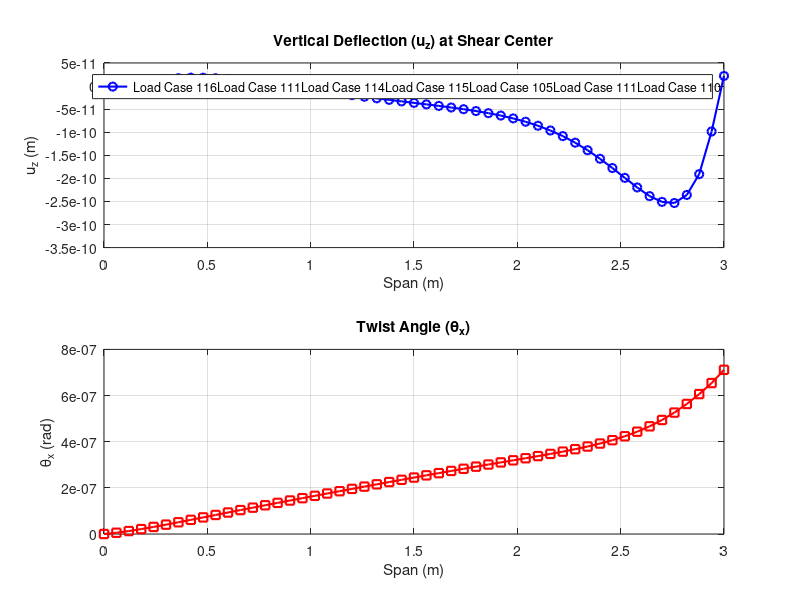

Source code (MATLAB): (Note: this script raises an error after producing the figure.)
%% PART II - SHELL MODELLING
% Gerard Martínez Vilella
% David Rodríguez Gonzalez
% Useful commands to initialize script
clear
close all
clc

%% DATA
problem_type = 'torsion'; % bending or torsion
Nm = 6; % Number of modes to extract

% Dimensions and Material Properties
E = 75e9; % Pa
v_poisson = 0.3;
rho = 2200; % kg/m3

% Load definition
F_load = 1; % N (Force)
T_load = 1; % Nm (Torque)

% Geometric definitions
c = 0.85; b = 3;
y0 = 0.924; %m
y1 = 0.125; %m
y2 = 0.475; %m
yc = 0.285; %m % Shear center approx
h1 = 35e-3; %m
h2 = 30e-3; %m
h3 = 25e-3; %m

%% PREPROCESS
% Load mesh data
% Ensure 'shell.mat' exists in your path
try
    load('shell.mat','xn','Tn','Tm','indRoot','indPointA','indPointB','indSpar1','indSpar2');
catch
    error('File shell.mat not found. Please ensure the mesh file is in the directory.');
end

N_elements = size(Tn,1);
N_nodes = size(xn,1);
Ndof = 6 * N_nodes;

% --- 1. Define Boundary Conditions (Up) ---
% Fix all 6 DOFs at the root nodes
% Vectorized approach for efficiency
Up = zeros(length(indRoot)*6, 3);
idx = 1;
for i = 1:length(indRoot)
    for dof = 1:6
        Up(idx,:) = [0, indRoot(i), dof]; % Displacement, Node, DOF
        idx = idx + 1;
    end
end

% --- 2. Define Loads (Fe) ---
% Calculate load distribution based on geometry
Fa_shear = F_load * ((y2-yc)/(y2-y1));
Fb_shear = F_load * ((yc-y1)/(y2-y1));
Fa_torque = -T_load / (y2-y1);
Fb_torque = T_load / (y2-y1);

switch(problem_type)
    case 'bending' % Bending
        % Force in Z (DOF 3)
        Fe = [Fa_shear, indPointA, 3;
              Fb_shear, indPointB, 3];
    case 'torsion' % Torsion
        % Force in Z (DOF 3) creating a couple
        Fe = [Fa_torque, indPointA, 3;
              Fb_torque, indPointB, 3];
end

% Placeholder for distributed/body forces (empty as per reference)
Pe = zeros(0,3); 
Be = zeros(0,3);

% Property Vectors based on material index Tm
% Assuming Tm maps to: 1=h1, 2=h2, 3=h3
h_vals = [h1; h2; h3];
h_vector = h_vals(Tm);
E_vector = repmat(E, N_elements, 1);
v_vector = repmat(v_poisson, N_elements, 1);
rho_vector = repmat(rho, N_elements, 1);

%% SOLVER
if 1 % Set to 1 to (re)compute, 0 to load
    fprintf('--- Starting Matrix Assembly ---\n');
    
    K = sparse(Ndof, Ndof);
    M = sparse(Ndof, Ndof);
    
    % Pre-computations for Gauss integration (MITC4 / Q4 Shell logic)
    % Standard linear shape function derivatives for Q4
    a_coef = [-1 1 1 -1];
    b_coef = [-1 -1 1 1];
    
    % Integration points for Mass and Bending (2x2 Gauss)
    xi4 = [-1 1 1 -1]/sqrt(3);
    nu4 = [-1 -1 1 1]/sqrt(3);
    w4 = [1 1 1 1];
    
    for e = 1:N_elements
        % --- 1. Local Coordinate System (R) ---
        % Nodes: 1-2-3-4
        x_e = xn(Tn(e,:), :); % 4x3 coordinates
        
        % Vectors for local axes
        v13 = x_e(3,:) - x_e(1,:);
        v24 = x_e(4,:) - x_e(2,:);
        Normal = cross(v13, v24); 
        k_dir = (Normal / norm(Normal))'; % Normal to element (local z)
        
        % Local x (i_dir) approx aligned with 1-2 or midpoints
        v_bisect = (x_e(2,:) + x_e(3,:) - x_e(4,:) - x_e(1,:)) / 2;
        i_dir = (v_bisect / norm(v_bisect))';
        j_dir = cross(k_dir, i_dir); % Local y
        
        % Rotation Matrix (3x3) -> Expanded to (24x24)
        Rp = [i_dir, j_dir, k_dir]; % 3x3 global to local
        % Full element rotation matrix (blkdiag logic manually implemented for speed)
        % Note: The reference code assumes 5 local DOFs + drilling, mapped to 6 global
        % But actually constructs a 24x24 matrix (4 nodes * 6 dofs)
        
        % Usually R maps Global U to Local U. u_local = R' * u_global ?
        % The reference defines Rp such that [u_local] = Rp' * [u_global]
        % Let's build the 3x3 block:
        R_block = blkdiag(Rp', Rp'); % 6x6 block (Rotation for u and theta)
        % Actually, usually we rotate the stiffness: K_global = R * K_local * R'
        % The reference creates a matrix R of size 20x24. 
        % 5 local DOFs (u,v,w, th_x, th_y) per node -> 20 rows
        % 6 global DOFs per node -> 24 columns.
        % This implies the local formulation ignores the "drilling" rotation initially.
        
        % Reconstructing Reference Logic exactly:
        R_node = zeros(5,6);
        R_node(1:3, 1:3) = Rp'; % Rotates displacements
        R_node(4:5, 4:6) = Rp(:,1:2)'; % Rotates rotations (takes only local x,y components)
        
        R_ele = zeros(20,24);
        for n = 1:4
            R_ele( (n-1)*5+(1:5), (n-1)*6+(1:6) ) = R_node;
        end
        
        % --- 2. Stiffness Matrices ---
        
        % A) Shear Stiffness (Ks) - Reduced integration / MITC assumptions
        % Center point (xi=0, nu=0) evaluation for shear (avoid locking)
        J_center = zeros(2,2);
        for n=1:4
            dNi_dxi = [a_coef(n); b_coef(n)]/4;
            J_center = J_center + dNi_dxi * x_e(n,:) * [i_dir, j_dir];
        end
        detJ = det(J_center);
        invJ = inv(J_center);
        
        Bs = zeros(2, 20); % 2 strains (gamma_xz, gamma_yz), 20 DOFs
        for n=1:4
            % Derivatives of N mapped to physical x,y
            dN_phys = invJ * [a_coef(n); b_coef(n)]/4; 
            N_val = 1/4; % at center
            
            % Shear B-matrix part for node n
            % Local DOFs: [u, v, w, th_x, th_y]
            % Strain-disp: gamma_xz = dw/dx + th_y ... gamma_yz = dw/dy - th_x
            % (Check specific element formulation signs)
            % Reference:
            % Row 1 (xz): N,x * w + N * th_y 
            % Row 2 (yz): N,y * w - N * th_x
            
            col_idx = (n-1)*5 + (1:5);
            %              u v  w           th_x    th_y
            Bs(1, col_idx) = [0 0 dN_phys(1)  0       N_val];
            Bs(2, col_idx) = [0 0 dN_phys(2) -N_val   0    ];
        end
        
        Cs = eye(2) * 5/6 * E_vector(e)*h_vector(e) / (2*(1+v_vector(e))); % Shear modulus * Area * k
        Ks = (4 * detJ) * (R_ele' * Bs' * Cs * Bs * R_ele); % Area = 4*detJ roughly
        
        % B) Membrane (Km) and Bending (Kb) + Mass (Me) - Full integration
        Km = sparse(24,24);
        Kb = sparse(24,24);
        Me = sparse(24,24);
        
        C_membrane = E_vector(e)*h_vector(e)/(1-v_vector(e)^2) * ...
                     [1 v_vector(e) 0; v_vector(e) 1 0; 0 0 (1-v_vector(e))/2];
                 
        C_bending  = E_vector(e)*h_vector(e)^3/(12*(1-v_vector(e)^2)) * ...
                     [1 v_vector(e) 0; v_vector(e) 1 0; 0 0 (1-v_vector(e))/2];
                 
        rho_mat_base = rho_vector(e)*h_vector(e)*diag([1 1 1 h_vector(e)^2/12 h_vector(e)^2/12]);

        for k = 1:4 % Loop over 4 Gauss points
            % Shape functions and derivatives at Gauss point k
            xi = xi4(k); nu = nu4(k);
            
            J = zeros(2,2);
            N = zeros(1,4);
            dN_dxi = zeros(2,4);
            
            for n=1:4
                val = (1 + a_coef(n)*xi)*(1 + b_coef(n)*nu)/4;
                dval_dxi = a_coef(n)*(1 + b_coef(n)*nu)/4;
                dval_dnu = b_coef(n)*(1 + a_coef(n)*xi)/4;
                
                N(n) = val;
                dN_dxi(:,n) = [dval_dxi; dval_dnu];
                
                J = J + dN_dxi(:,n) * x_e(n,:) * [i_dir, j_dir];
            end
            
            detJ_k = det(J);
            dN_phys = J \ dN_dxi; % 2x4
            
            Bm = zeros(3, 20); % Membrane strains
            Bb = zeros(3, 20); % Curvatures
            N_mat = zeros(5, 20); % Mass interpolation
            
            for n=1:4
                col = (n-1)*5 + (1:5);
                % Membrane [du/dx; dv/dy; du/dy+dv/dx]
                Bm(1, col) = [dN_phys(1,n) 0 0 0 0];
                Bm(2, col) = [0 dN_phys(2,n) 0 0 0];
                Bm(3, col) = [dN_phys(2,n) dN_phys(1,n) 0 0 0];
                
                % Bending [dth_y/dx; -dth_x/dy; dth_y/dy - dth_x/dx]
                % Note: Assuming th_x is rot about x, th_y about y.
                % Reference logic check:
                % Row 1: d(th_y)/dx -> col 5
                % Row 2: -d(th_x)/dy -> col 4
                Bb(1, col) = [0 0 0  0             dN_phys(1,n)];
                Bb(2, col) = [0 0 0 -dN_phys(2,n)  0           ];
                Bb(3, col) = [0 0 0 -dN_phys(1,n)  dN_phys(2,n)];
                
                % Mass matrix shape function
                N_mat(:, col) = N(n) * eye(5);
            end
            
            dV = w4(k) * detJ_k;
            
            Km = Km + dV * (R_ele' * Bm' * C_membrane * Bm * R_ele);
            Kb = Kb + dV * (R_ele' * Bb' * C_bending * Bb * R_ele);
            Me = Me + dV * (R_ele' * N_mat' * rho_mat_base * N_mat * R_ele);
        end
        
        % Assemble Element
        K_el = Ks + Km + Kb;
        
        % Global Indices
        Idof = [];
        for n=1:4
            Idof = [Idof, 6*(Tn(e,n)-1) + (1:6)];
        end
        
        K(Idof, Idof) = K(Idof, Idof) + K_el;
        M(Idof, Idof) = M(Idof, Idof) + Me;
    end
    
    % --- 3. Drilling Rotation Stabilization (Kr) ---
    % Add artificial stiffness for the 6th DOF (Rotation about normal Z)
    % otherwise the matrix is singular for flat shells.
    fprintf('Applying Drilling Rotation Stiffness...\n');
    % Calculate node normals
    Normal_Node = zeros(N_nodes, 3);
    for e=1:N_elements
        v13 = xn(Tn(e,3),:) - xn(Tn(e,1),:);
        v24 = xn(Tn(e,4),:) - xn(Tn(e,2),:);
        n_ele = cross(v13, v24);
        n_ele = n_ele / norm(n_ele);
        for i=1:4
            Normal_Node(Tn(e,i), :) = Normal_Node(Tn(e,i), :) + n_ele;
        end
    end
    
    Kr = sparse(Ndof, Ndof);
    alpha_coeff = 1e-3 * E * h1; % Small stiffness coefficient
    
    for e=1:N_elements
        % Re-calculate element normal
        v13 = xn(Tn(e,3),:) - xn(Tn(e,1),:);
        v24 = xn(Tn(e,4),:) - xn(Tn(e,2),:);
        n_ele = cross(v13, v24);
        Area = norm(n_ele)/2;
        n_ele = n_ele / norm(n_ele);
        
        for i=1:4
            node = Tn(e,i);
            n_node = Normal_Node(node, :) / norm(Normal_Node(node, :));
            
            % Check alignment. If element normal is close to node normal (smooth area)
            % add stiffness to drilling dof.
            alignment = dot(n_ele, n_node);
            
            % If reasonably flat (alignment ~ 1), add penalty
            if abs(alignment) > 0.9
                % Project stiffness onto global DOFs [th_x, th_y, th_z]
                % Local drilling is rotation about n_ele
                % Stiffness matrix part: k * (n_ele * n_ele')
                K_rot_penalty = (alpha_coeff * Area) * (n_ele' * n_ele);
                
                idx_rot = 6*(node-1) + (4:6);
                Kr(idx_rot, idx_rot) = Kr(idx_rot, idx_rot) + K_rot_penalty;
            end
        end
    end
    K = K + Kr;

    save('shell_matrices.mat','K','M'); 
    fprintf('System Matrices Computed and Saved.\n');
else
    load('shell_matrices.mat','K','M');
    fprintf('System Matrices Loaded.\n');
end

% --- 4. Apply Boundary Conditions and Solve ---
fprintf('Solving Static System...\n');

% Construct Global Force Vector
F_global = zeros(Ndof, 1);
for i = 1:size(Fe,1)
    node = Fe(i,2);
    dof = Fe(i,3);
    val = Fe(i,1);
    idx = 6*(node-1) + dof;
    F_global(idx) = F_global(idx) + val;
end

% Partition
prescribed_dofs = 6*(Up(:,2)-1) + Up(:,3);
free_dofs = setdiff(1:Ndof, prescribed_dofs);

% Solve U
U = zeros(Ndof, 1);
U(prescribed_dofs) = Up(:,1); % Non-zero prescribed displacements if any

% F_free_eff = F_free - K_fp * U_p
F_eff = F_global(free_dofs) - K(free_dofs, prescribed_dofs) * U(prescribed_dofs);
U(free_dofs) = K(free_dofs, free_dofs) \ F_eff;

fprintf('Static Solution Complete.\n');

% --- 5. Modal Analysis ---
fprintf('Performing Modal Analysis...\n');
n_modes_calc = min(Nm + 4, length(free_dofs)); % Calculate a few more for stability
[V_red, D_red] = eigs(K(free_dofs, free_dofs), M(free_dofs, free_dofs), n_modes_calc, 'sm');

[frequencies, sort_idx] = sort(sqrt(diag(D_red))/(2*pi));
V_red = V_red(:, sort_idx);

% Reconstruct full eigenvectors
Phi = zeros(Ndof, n_modes_calc);
Phi(free_dofs, :) = V_red;
freq = frequencies(1:Nm); % Keep requested number

fprintf('Natural Frequencies (Hz):\n');
disp(freq);

%% POSTPROCESS
save('shell_results.mat');

% --- 1. Spanwise Calculation (Specific Request) ---
% Extract results along spars
n_pts = size(indSpar1,1);
res_z = zeros(n_pts,1);
res_theta = zeros(n_pts,1);
res_x = xn(indSpar1, 1);

for i=1:n_pts
    node1 = indSpar1(i);
    node2 = indSpar2(i);
    
    idx1_z = 6*(node1-1) + 3;
    idx2_z = 6*(node2-1) + 3;
    
    uz1 = U(idx1_z);
    uz2 = U(idx2_z);
    
    % Twist (angle between spars)
    % theta ~ (uz_rear - uz_front) / distance_y
    % Or strictly from rotation DOFs if reliable. Let's use displacements as per reference logic.
    dist_y = y2 - y1;
    theta_val = (uz2 - uz1) / dist_y;
    
    % Vertical deflection at Shear Center (extrapolated)
    % z_sc = z1 + theta * (y_sc - y1)
    z_sc = uz1 + theta_val * (yc - y1);
    
    res_z(i) = z_sc;
    res_theta(i) = theta_val;
end

% Plot Spanwise Results
figure('Name','Spanwise Results');
subplot(2,1,1);
plot(res_x, res_z, 'b-o', 'LineWidth', 1.5);
title('Vertical Deflection (u_z) at Shear Center');
xlabel('Span (m)'); ylabel('u_z (m)'); grid on;
legend(sprintf('Load Case %d', problem_type));

subplot(2,1,2);
plot(res_x, res_theta, 'r-s', 'LineWidth', 1.5);
title('Twist Angle (\theta_x)');
xlabel('Span (m)'); ylabel('\theta_x (rad)'); grid on;

% --- 2. 3D Visualizations using requested functions ---

% Plot Deformed Shape
scale_factor = 0.1 * max(abs(xn(:,1))) / max(abs(U(3:6:end))); % Auto-scale approx
if isnan(scale_factor), scale_factor=1; end
fprintf('Plotting deformed shape with scale factor: %.2f\n', scale_factor);
plotDeformed('Shell Static Deformation', xn, Tn, U, scale_factor);

% Plot Modes
imodes = 1:min(6, Nm);
plotModes('Modes Shapes', Phi, freq, imodes);


% MODE ANALYSIS
%% --- Modal postprocess (Part II requirement): ubar_y, ubar_z, thetabar_x vs span ---

n_pts = length(indSpar1);
x_span = xn(indSpar1,1);
dist_y = (y2 - y1);

for k = 1:Nm   % or for k = 1:n_modes_calc if you prefer
    % Modal vector (full size Ndof)
    phi = Phi(:,k);

    ubar_y = zeros(n_pts,1);
    ubar_z = zeros(n_pts,1);
    thetabar_x = zeros(n_pts,1);

    for i = 1:n_pts
        n1 = indSpar1(i);   % front spar node index at station i
        n2 = indSpar2(i);   % rear spar node index at station i

        uy1 = phi(6*(n1-1) + 2);
        uy2 = phi(6*(n2-1) + 2);

        uz1 = phi(6*(n1-1) + 3);
        uz2 = phi(6*(n2-1) + 3);

        % Averages / twist (statement formulas)
        ubar_y(i) = 0.5*(uy1 + uy2);
        thetabar_x(i) = (uz2 - uz1) / dist_y;
        ubar_z(i) = uz1 + thetabar_x(i)*(yc - y1);
    end

    % Normalize for visualization (optional, same reason as Part I)
    scale = max(abs([ubar_y; ubar_z; thetabar_x])) + eps;
    ubar_y = ubar_y/scale;
    ubar_z = ubar_z/scale;
    thetabar_x = thetabar_x/scale;

    figure;
    subplot(3,1,1); plot(x_span, ubar_y, 'LineWidth', 1.5); grid on;
    ylabel('$\bar{u}_y$', 'Interpreter','latex', 'FontSize', 16);

    subplot(3,1,2); plot(x_span, ubar_z, 'LineWidth', 1.5); grid on;
    ylabel('$\bar{u}_z$', 'Interpreter','latex', 'FontSize', 16);

    subplot(3,1,3); plot(x_span, thetabar_x, 'LineWidth', 1.5); grid on;
    ylabel('$\bar{\theta}_x$', 'Interpreter','latex', 'FontSize', 16);
    xlabel('Span $x$ [m]', 'Interpreter','latex', 'FontSize', 16);

    sgtitle(sprintf('Mode %d (f = %.2f Hz)', k, freq(k)));
end


% MODE ANALYSYS


%% MODIFIED PLOT MODES AND PLOTDEFORMED

function plotDeformed(plotName, xn, Tn, u, scale)
    % xn : [Nnodes x 3]
    % Tn : [Nelem x 4]
    % u  : [Ndof x 1]
    
    figure('Name', plotName, 'NumberTitle', 'off', 'Color', 'w');
    
    % Extract displacements
    ux = u(1:6:end);
    uy = u(2:6:end);
    uz = u(3:6:end);
    
    % Deformed coordinates
    xn_def = xn + scale * [ux, uy, uz];
    
    % Plot undeformed (wireframe, transparent)
    patch('Vertices', xn, 'Faces', Tn, ...
          'FaceColor', 'none', 'EdgeColor', [0.7 0.7 0.7], 'LineStyle', ':');
    hold on;
    
    % Plot deformed (colored by Z displacement)
    % CData is used for color mapping. We map Z-displacement to color.
    % We need one color value per vertex or per face.
    cdata = uz; 
    
    p = patch('Vertices', xn_def, 'Faces', Tn, ...
          'FaceVertexCData', cdata, ...
          'FaceColor', 'interp', 'EdgeColor', 'k', 'FaceAlpha', 0.9);
      
    title(sprintf('%s (Scale: %.1f)', plotName, scale));
    axis equal; axis vis3d;
    xlabel('X'); ylabel('Y'); zlabel('Z');
    colorbar; colormap jet;
    view(3); grid on;
end

function plotModes(plotName, Phi, freq, imodes)
    % Phi    : [Ndof x Nmodes]
    % freq   : [Nmodes x 1]
    % imodes : Vector of indices to plot
    
    % Load mesh data locally or pass it in. 
    % Since functions define scope, we assume xn, Tn are available via evalin 
    % or we need to pass them. For this template, I will assume variables exist 
    % in workspace (MATLAB script behavior) or use evalin. 
    % Better practice: Pass xn/Tn as arguments. I will fetch from base workspace.
    
    xn = evalin('base', 'xn');
    Tn = evalin('base', 'Tn');
    
    figure('Name', plotName, 'NumberTitle', 'off', 'Color', 'w');
    
    num_plots = length(imodes);
    rows = ceil(sqrt(num_plots));
    cols = ceil(num_plots/rows);
    
    for k = 1:num_plots
        mode_idx = imodes(k);
        subplot(rows, cols, k);
        
        mode_shape = Phi(:, mode_idx);
        
        % Normalize mode for plotting
        max_disp = max(abs(mode_shape(1:6:end).^2 + mode_shape(2:6:end).^2 + mode_shape(3:6:end).^2));
        scale = 0.1 * max(max(xn)) / sqrt(max_disp);
        
        % Extract deformation
        dx = mode_shape(1:6:end);
        dy = mode_shape(2:6:end);
        dz = mode_shape(3:6:end);
        
        xn_def = xn + scale * [dx, dy, dz];
        
        % Plot Undeformed Shape (Wireframe)
        patch('Vertices', xn, 'Faces', Tn, 'FaceColor', 'none', 'EdgeColor', [0.7 0.7 0.7], 'LineStyle', ':');
        hold on;
        
        % Plot Deformed Shape (Colored by Z displacement)
        patch('Vertices', xn_def, 'Faces', Tn, 'FaceVertexCData', dz, ...
              'FaceColor', 'interp', 'EdgeColor', 'k', 'FaceAlpha', 0.8);
          
        % Set the title (static and positioned outside the plot)
        title(sprintf('Mode %d: %.2f Hz', mode_idx, freq(mode_idx)), ...
              'Position', [1, -0.6, -0.5], 'HorizontalAlignment', 'center', 'VerticalAlignment', 'bottom');
        
        axis equal; 
        axis vis3d; 
        axis off;
        view(3);
    end
    sgtitle(plotName);
    colormap jet;
end
